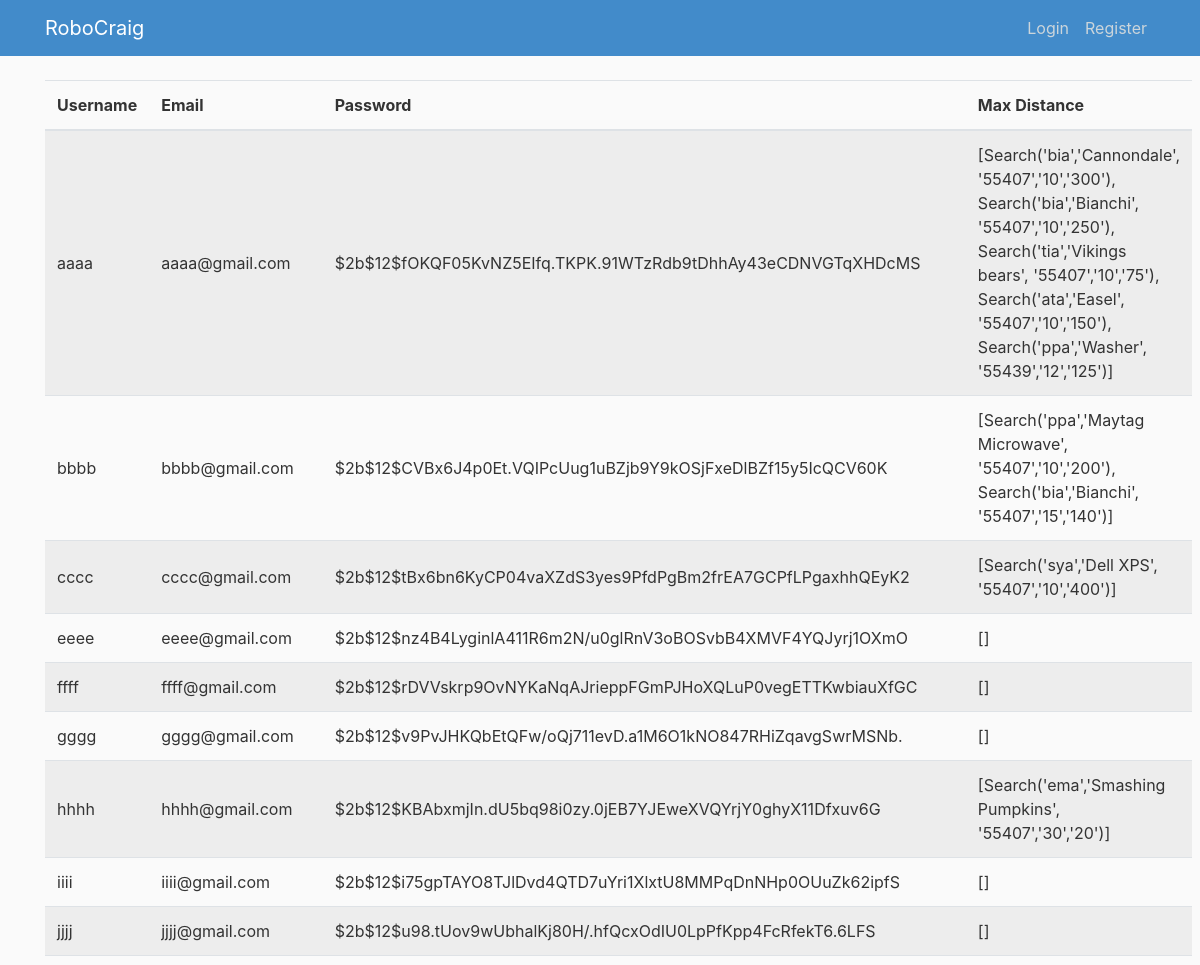
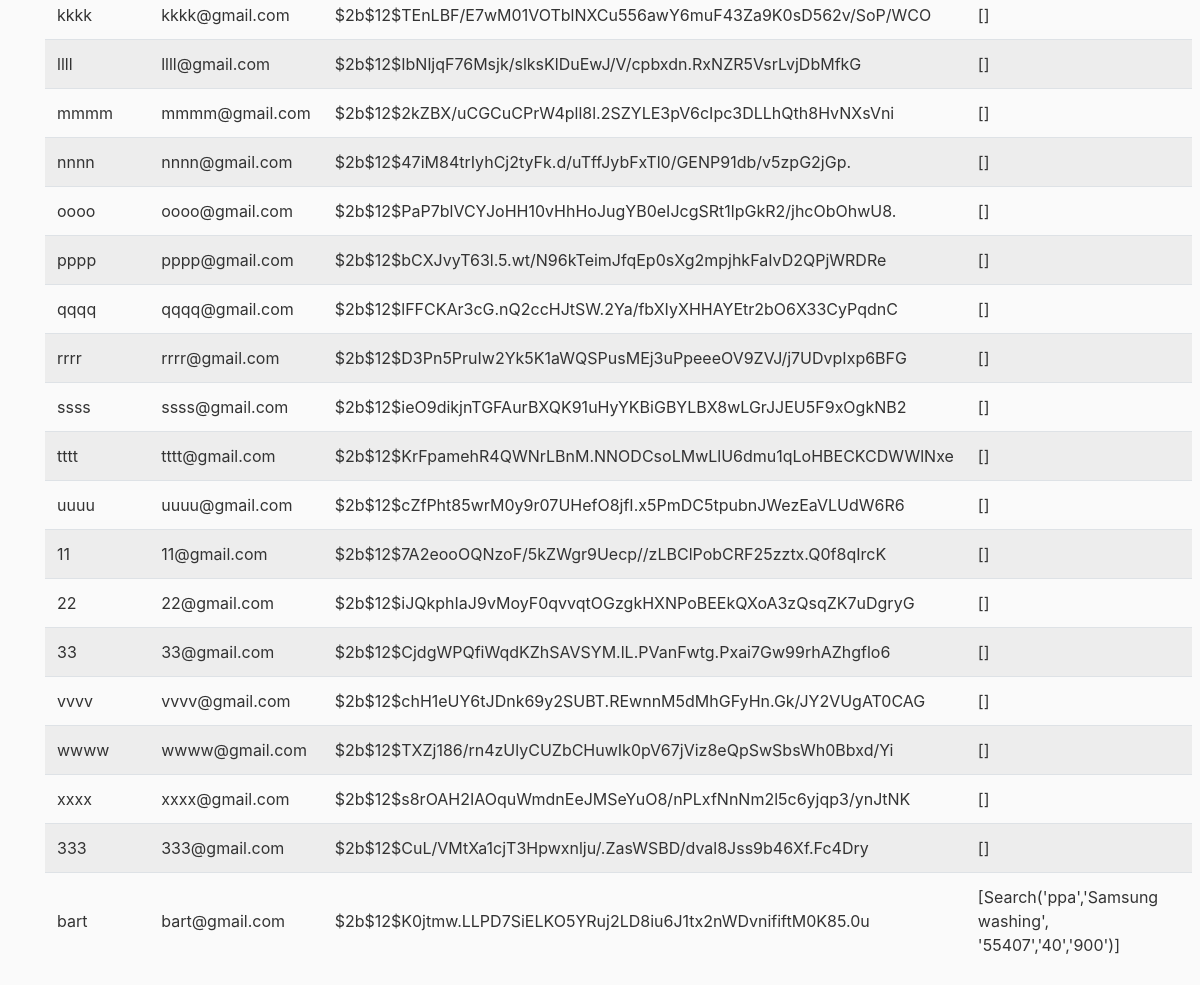
Screenshot of /userz with the database file from the repository (2 pictures, top to bottom).
### RoboCraig/models.py (models this page shows, shortened)
class User(db.Model, UserMixin):
    id = db.Column(db.Integer, primary_key=True)
    username = db.Column(db.String(20), unique=True, nullable=False)
    email = db.Column(db.String(120), unique=True, nullable=False)
    password = db.Column(db.String(60), nullable=False)
    searches = db.relationship('Searcher', backref = 'author', lazy=True)       #This is noting that there is a reference to the Searcher object

class Searcher (db.Model):
    id = db.Column(db.Integer, primary_key=True)
    category = db.Column(db.String(20), nullable=False)
    search_term = db.Column(db.String(50), nullable=False)
    zip_code = db.Column(db.String(10), nullable=False)  #Might need this to be int, or validate to 5 digits
    max_distance = db.Column(db.String(10), nullable=False)
    max_price = db.Column(db.String(10), nullable=False)
    user_id = db.Column(db.Integer, db.ForeignKey('user.id'), nullable=False)       #This is making a reference to the user_id in the users table
    def __repr__(self):
        return f"Search('{self.category}','{self.search_term}', '{self.zip_code}','{self.max_distance}','{self.max_price}')"

### RoboCraig/routes.py (the view)
@app.route("/userz")         #This route displays all saved searches from all users.  It is currently active, but will become inactive for the live project
def userz():
    users = User.query.all()         #Does a query for all Searcher objects
    return render_template('userz.html', users=users)

### RoboCraig/templates/userz.html
{% extends "layout.html" %}
{% block content %}
        <table class="table table-striped">
            <thead>
                <tr>
                    <th scope="col">Username</th>
                    <th scope="col">Email</th>
                    <th scope="col">Password</th>
                    <th scope="col">Max Distance</th>
                </tr>
            </thead>
            <tbody>
            {% for user in users %}
                <tr>
                    <td>{{ user.username }}</td>
                    <td>{{ user.email}}</td>
                    <td>{{ user.password }}</td>
                    <td>{{ user.searches }}</td>
                </tr>
            {% endfor %}
            </tbody>
        </table>
{% endblock content %}

### RoboCraig/static/main.css (style rules this page uses)
body { background: #fafafa; color: #333333; margin-top: 5rem; }
.table > tbody > tr > td { vertical-align: middle; }

### rows the page displays
User: username "aaaa", email "aaaa@gmail.com", password "$2b$12$fOKQF05KvNZ5EIfq.TKPK.91WTzRdb9tDhhAy43eCDNVGTqXHDcMS", searches "[Search('bia','Cannondale', '55407','10','300'), Search('bia','Bianchi', '55407','10','250'), Search('tia','Vikings bears', '55407','10','75'), Search('ata','Easel', '55407','10','150'), Search('ppa','Washer', '55439','12','125')]"
User: username "bbbb", email "bbbb@gmail.com", password "$2b$12$CVBx6J4p0Et.VQIPcUug1uBZjb9Y9kOSjFxeDlBZf15y5IcQCV60K", searches "[Search('ppa','Maytag Microwave', '55407','10','200'), Search('bia','Bianchi', '55407','15','140')]"
User: username "cccc", email "cccc@gmail.com", password "$2b$12$tBx6bn6KyCP04vaXZdS3yes9PfdPgBm2frEA7GCPfLPgaxhhQEyK2", searches "[Search('sya','Dell XPS', '55407','10','400')]"
User: username "eeee", email "eeee@gmail.com", password "$2b$12$nz4B4LyginlA411R6m2N/u0glRnV3oBOSvbB4XMVF4YQJyrj1OXmO", searches "[]"
User: username "ffff", email "ffff@gmail.com", password "$2b$12$rDVVskrp9OvNYKaNqAJrieppFGmPJHoXQLuP0vegETTKwbiauXfGC", searches "[]"
User: username "gggg", email "gggg@gmail.com", password "$2b$12$v9PvJHKQbEtQFw/oQj711evD.a1M6O1kNO847RHiZqavgSwrMSNb.", searches "[]"
User: username "hhhh", email "hhhh@gmail.com", password "$2b$12$KBAbxmjIn.dU5bq98i0zy.0jEB7YJEweXVQYrjY0ghyX11Dfxuv6G", searches "[Search('ema','Smashing Pumpkins', '55407','30','20')]"
User: username "iiii", email "iiii@gmail.com", password "$2b$12$i75gpTAYO8TJlDvd4QTD7uYri1XlxtU8MMPqDnNHp0OUuZk62ipfS", searches "[]"
User: username "jjjj", email "jjjj@gmail.com", password "$2b$12$u98.tUov9wUbhalKj80H/.hfQcxOdIU0LpPfKpp4FcRfekT6.6LFS", searches "[]"
User: username "kkkk", email "kkkk@gmail.com", password "$2b$12$TEnLBF/E7wM01VOTblNXCu556awY6muF43Za9K0sD562v/SoP/WCO", searches "[]"
User: username "llll", email "llll@gmail.com", password "$2b$12$IbNljqF76Msjk/slksKlDuEwJ/V/cpbxdn.RxNZR5VsrLvjDbMfkG", searches "[]"
User: username "mmmm", email "mmmm@gmail.com", password "$2b$12$2kZBX/uCGCuCPrW4pll8l.2SZYLE3pV6cIpc3DLLhQth8HvNXsVni", searches "[]"
User: username "nnnn", email "nnnn@gmail.com", password "$2b$12$47iM84trIyhCj2tyFk.d/uTffJybFxTl0/GENP91db/v5zpG2jGp.", searches "[]"
User: username "oooo", email "oooo@gmail.com", password "$2b$12$PaP7blVCYJoHH10vHhHoJugYB0eIJcgSRt1lpGkR2/jhcObOhwU8.", searches "[]"
User: username "pppp", email "pppp@gmail.com", password "$2b$12$bCXJvyT63l.5.wt/N96kTeimJfqEp0sXg2mpjhkFaIvD2QPjWRDRe", searches "[]"
User: username "qqqq", email "qqqq@gmail.com", password "$2b$12$lFFCKAr3cG.nQ2ccHJtSW.2Ya/fbXIyXHHAYEtr2bO6X33CyPqdnC", searches "[]"
User: username "rrrr", email "rrrr@gmail.com", password "$2b$12$D3Pn5PruIw2Yk5K1aWQSPusMEj3uPpeeeOV9ZVJ/j7UDvpIxp6BFG", searches "[]"
User: username "ssss", email "ssss@gmail.com", password "$2b$12$ieO9dikjnTGFAurBXQK91uHyYKBiGBYLBX8wLGrJJEU5F9xOgkNB2", searches "[]"
User: username "tttt", email "tttt@gmail.com", password "$2b$12$KrFpamehR4QWNrLBnM.NNODCsoLMwLlU6dmu1qLoHBECKCDWWlNxe", searches "[]"
User: username "uuuu", email "uuuu@gmail.com", password "$2b$12$cZfPht85wrM0y9r07UHefO8jfI.x5PmDC5tpubnJWezEaVLUdW6R6", searches "[]"
User: username "11", email "11@gmail.com", password "$2b$12$7A2eooOQNzoF/5kZWgr9Uecp//zLBClPobCRF25zztx.Q0f8qIrcK", searches "[]"
User: username "22", email "22@gmail.com", password "$2b$12$iJQkphIaJ9vMoyF0qvvqtOGzgkHXNPoBEEkQXoA3zQsqZK7uDgryG", searches "[]"
User: username "33", email "33@gmail.com", password "$2b$12$CjdgWPQfiWqdKZhSAVSYM.lL.PVanFwtg.Pxai7Gw99rhAZhgflo6", searches "[]"
User: username "vvvv", email "vvvv@gmail.com", password "$2b$12$chH1eUY6tJDnk69y2SUBT.REwnnM5dMhGFyHn.Gk/JY2VUgAT0CAG", searches "[]"
User: username "wwww", email "wwww@gmail.com", password "$2b$12$TXZj186/rn4zUlyCUZbCHuwIk0pV67jViz8eQpSwSbsWh0Bbxd/Yi", searches "[]"
User: username "xxxx", email "xxxx@gmail.com", password "$2b$12$s8rOAH2IAOquWmdnEeJMSeYuO8/nPLxfNnNm2l5c6yjqp3/ynJtNK", searches "[]"
User: username "333", email "333@gmail.com", password "$2b$12$CuL/VMtXa1cjT3Hpwxnlju/.ZasWSBD/dval8Jss9b46Xf.Fc4Dry", searches "[]"
User: username "bart", email "bart@gmail.com", password "$2b$12$K0jtmw.LLPD7SiELKO5YRuj2LD8iu6J1tx2nWDvnififtM0K85.0u", searches "[Search('ppa','Samsung washing', '55407','40','900')]"
